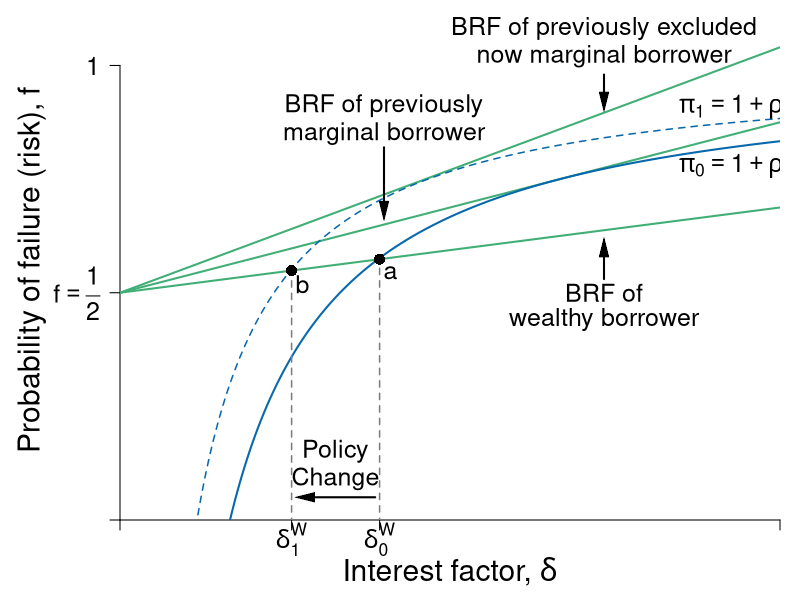

The R script that drew this image:
#' Graph Designer: Simon Halliday
#' Authors: Bowles and Halliday
#' Title: Coordination, Conflict and Competition: A Text in Microeconomics

library(shape)
pdf(file = "credit/credit_investment_macro_b.pdf", width = 8, height = 6)

#Set parameters for graphics
pointsize <- 1.8
axislabelsize <- 1.8
labelsize <- 1.5
namesize <- 1.8
annotatesize <- 1.5
graphlinewidth <- 2
segmentlinewidth <- 1.5

COL <- c("#7fc97f", "#beaed4", "#fdc086", "#ffff99", "#386cb0", "#f0027f", "#bf5b17", "#666666")
COLA <- c("#e0f3db", "#99d8c9","#66c2a4","#41ae76", "#238b45", "#005824")
COLB <- c("#c6dbef", "#4eb3d3", "#2b8cbe", "#0868ac","#084081")
COLC <- c("#fcfbfd", "#efedf5", "#dadaeb", "#bcbddc", "#9e9ac8", "#807dba", "#6a51a3", "#54278f", "#3f007d")
grays <- gray.colors(25, start = 1, end = 0)

#Edited the margins to cater for the larger LHS labels
par(mar =  c(4, 6, 1, 1))

brfFn <- function(delta, q = 1, k = 1) {
  .5 + (delta / (2 * q)) * (1 - k)
}

PCFn <- function(delta, q = 1) {
  delta/q
}

isoreturnFn <- function(delta, pi = 0.125) {
  1 - (pi)/delta
}

yFn <- function(d1, f1, q = 1){
  q*f1*(1 - f1) - d1*(1 - f1)
}

ylow <- function(delta, q = 1, ybar = 0.0625){
  (-sqrt(delta^2 - 2*delta*q + q^2 - 4*q*ybar) + delta + q)/(2*q)
}

yhigh <- function(delta, q = 1, ybar = 0.0625){
  (sqrt(delta^2 - 2*delta*q + q^2 - 4*q*ybar) + delta + q)/(2*q)
}

xlims <- c(0, 1.5)
ylims <- c(0, 1.1)

npts <- 501 
d1 <- seq(xlims[1], xlims[2], length.out = npts)
f1 <- seq(ylims[1], ylims[2], length.out = npts) 
a <- c(0.0625)

plot(0, 0, xlim = xlims, ylim = ylims, type = "n",
     xlab = expression(paste("")),
     ylab = expression(paste("")), 
     xaxt = "n", 
     yaxt = "n", 
     cex.lab = axislabelsize, 
     bty = "n",
     xaxs = "i", 
     yaxs = "i"
)


ticksy <- c(ylims[1], 0.5, ylims[2] - 0.1)
ylabels <- c(NA, expression(paste(f == frac(1,2))),  1)
ticksx <- c(xlims[1], 0.39, 0.59, xlims[2])
xlabels <- c(NA, expression(paste(delta[1]^{W})), expression(paste(delta[0]^{W})), NA)

axis(1, at = ticksx, pos = 0, labels = xlabels, cex.axis = labelsize)
axis(2, at = ticksy, pos = 0, labels = ylabels, las = 1, cex.axis = labelsize)

npts <- 503 
xx1 <- seq(xlims[1], xlims[2], length.out = npts)

#Draw the graphs
lines(xx1, brfFn(xx1, k = 0.28), col = COLA[4], lwd = graphlinewidth)
lines(xx1, brfFn(xx1, k = 0.5), col = COLA[4], lwd = graphlinewidth)
lines(xx1, brfFn(xx1, k = 0.75), col = COLA[4], lwd = graphlinewidth)
lines(xx1, isoreturnFn(xx1, pi = 0.175), col = COLB[4], lwd = segmentlinewidth, lty = 2)
lines(xx1, isoreturnFn(xx1, pi = 0.25), col = COLB[4], lwd = graphlinewidth)
#lines(xx1, isoreturnFn(xx1, pi = 0.5), col = COLB[4], lwd = graphlinewidth)


#Axis labels
mtext(expression(paste("Interest factor, ", delta)), side = 1, line = 2.5, cex = axislabelsize)
text(-0.2, 0.5*(ylims[2]), expression(paste("Probability of failure (risk), ", f)), xpd = TRUE, cex = axislabelsize, srt = 90) 

segments(0.39, -1, 0.39, brfFn(0.39, k = 0.75), lty = 2, col = grays[20] , lwd = segmentlinewidth)
points(0.39, brfFn(0.39, k = 0.75), pch = 16, col = "black", cex = 1.5)
text(0.39 + 0.025, brfFn(0.39, k = 0.75) - 0.03, expression(paste(b)), cex = labelsize)

#segments(1, -1, 1, brfFn(delta = 1, k = 0.5), lty = 2, col = grays[20] , lwd = segmentlinewidth)
#points(1, brfFn(1, k = 0.5), pch = 16, col = "black", cex = 1.5)
# text(1, brfFn(1, k = 0.5) + 0.04, expression(paste(n)), cex = labelsize)

segments(.59, -1, 0.59, brfFn(delta = 0.59, k = 0.75), lty = 2, col = grays[20] , lwd = segmentlinewidth)
points(0.59, brfFn(0.59, k = 0.75), pch = 16, col = "black", cex = 1.5)
text(0.59 + 0.025, brfFn(0.59, k = 0.75) - 0.03, expression(paste(a)), cex = labelsize)

#segments(.7, -1, 0.7, brfFn(delta = 0.7, k = 0.28), lty = 2, col = grays[20] , lwd = segmentlinewidth)
#points(0.7, brfFn(0.7, k = 0.28), pch = 16, col = "black", cex = 1.5)

# ZPC
text(1.4, 0.91, expression(paste(pi[1] == 1 + rho[1])), cex = labelsize)
text(1.4, 0.78, expression(paste(pi[0] == 1 + rho[0])), cex = labelsize)


text(1.1, 1.08, expression(paste("BRF of previously excluded")), cex = labelsize, xpd = TRUE)
text(1.1, 1.02, expression(paste("now marginal borrower")), cex = labelsize, xpd = TRUE)
Arrows(1.1, 0.98, 1.1, 0.92, col = "black", lty = 1, lwd = 2, arr.type = "triangle", arr.lwd = 0.5)

text(1.1, 0.5, expression(paste("BRF of")), cex = labelsize)
text(1.1, 0.44, expression(paste("wealthy borrower")), cex = labelsize)
Arrows(1.1, 0.53, 1.1, 0.6, col = "black", lty = 1, lwd = 2, arr.type = "triangle", arr.lwd = 0.5)


text(0.6, 0.91, expression(paste("BRF of previously")), cex = labelsize)
text(0.6, 0.85, expression(paste("marginal borrower")), cex = labelsize)
Arrows(0.6, 0.82, 0.6, 0.68, col = "black", lty = 1, lwd = 2, arr.type = "triangle", arr.lwd = 0.5)

# text(0.12, 0.44, expression(paste("zpc")), cex = labelsize)
# text(0.12, 0.38, expression(paste("after")), cex = labelsize)
# Arrows(0.17, 0.43, 0.27, 0.43, col = "black", lty = 1, lwd = 2, arr.type = "triangle", arr.lwd = 0.5)
#text(0.12, 0.26, expression(paste("zpc")), cex = labelsize)
#text(0.12, 0.2, expression(paste("before")), cex = labelsize)
#Arrows(0.17, 0.25, 0.3, 0.25, col = "black", lty = 1, lwd = 2, arr.type = "triangle", arr.lwd = 0.5)

text(0.49, 0.15, expression(paste("Policy")), cex = labelsize)
text(0.49, 0.09, expression(paste("Change")), cex = labelsize)
Arrows(0.58, 0.05, 0.42, 0.05, col = "black", lty = 1, lwd = 2, arr.type = "triangle", arr.lwd = 0.5)


dev.off()
